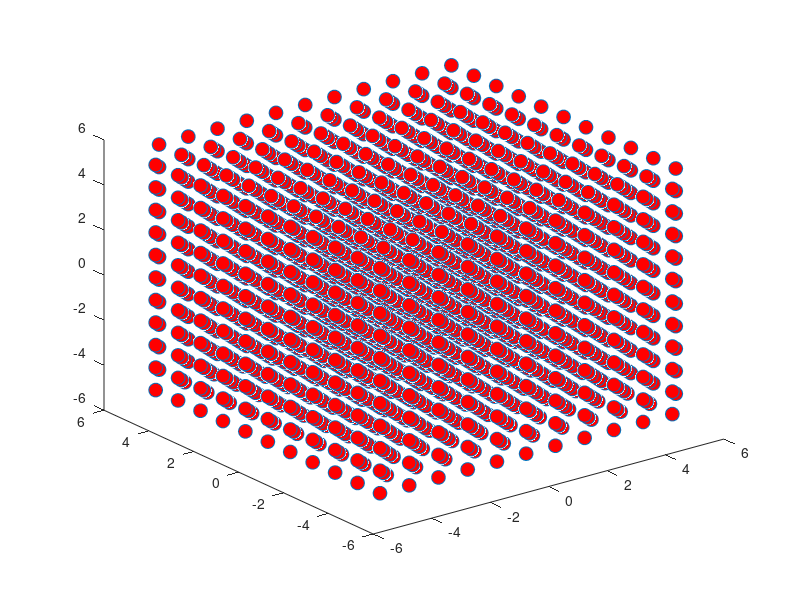

Recreate this plot in MATLAB.
%script for generating body centered cubic structure
clear
n=5;
n1=[-n:n];n2=[-n:n];n3=[-n:n]; %intergers
a=[1 0 0];b=[0 1 0];c=[0 0 1];V=[a;b;c]; %vectors
basis=[0 0 0;0.5 0.5 0.5];
[nb, COL]=size(basis);
atom=1;
for k=1:length(n1)
    for l=1:length(n2)
        for m=1:length(n3)
            for b=1:nb
            H=V(1,:)*n1(k)+V(2,:)*n2(l)+V(3,:)*n3(m)...
                +basis(b,1)*V(1,:)  +basis(b,2)*V(2,:)+basis(b,3)*V(3,:);            
            X(atom)=H(1);
            Y(atom)=H(2);
            Z(atom)=H(3);
            atom=atom+1;
            end
        end
    end
end
plot3(X,Y,Z,'o','MarkerFaceColor','r','MarkerSize',10);